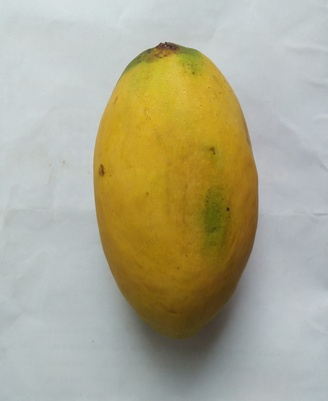
#> input picture Data_Augmentaion_Using_GAN-master/Test/IMG20200717083356.jpg, 328 x 401 px, found by its file name; its folder holds 3 pictures in this run
$ python gpt.py Test/IMG20200717083356.jpg
#> lines starting #> are read from the running program, lines starting #| are printed output that depends on the picture
#> the answer given: 3
import os
import sys
import logging
import traceback
from PIL import Image
import numpy as np
from skimage import img_as_ubyte

# Constants
output_dir = 'output8'

if not os.path.exists(output_dir):
    os.makedirs(output_dir)


def get_images_from_folder(folder: str) -> list:
    '''Get a list of image file paths from a specified folder.'''
    images = []
    for filename in os.listdir(folder):
        if filename.endswith(".png") or filename.endswith(".jpg"):
            images.append(os.path.join(folder, filename))
#> pass 2 of the loop in get_images_from_folder, `for filename in os.listdir(folder):`:
    return images


def generate_similar_images(image_files: list, num_images: int, output_dir: str) -> list:
    '''Generate a specified number of similar images based on the existing images.'''
    if len(image_files) < 2:
        raise ValueError("Not enough images to morph between.")

    similar_images = []
    for i in range(num_images):
        image1 = image_files[i % len(image_files)]
        image2 = image_files[(i + 1) % len(image_files)]
        morphed_images, _ = morph_images(image1, image2, steps=num_images, output_dir=output_dir,
                                         start_index=i * num_images)
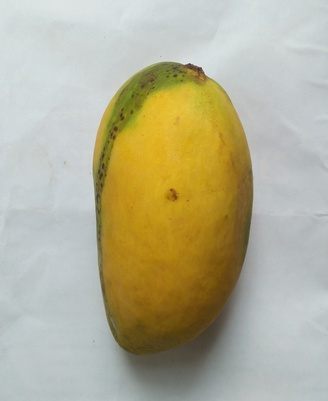
#> input picture Data_Augmentaion_Using_GAN-master/Test/IMG20200717083401.jpg, 328 x 401 px, found by its file name
#> in morph_images, img1 is the input picture: PIL image 328x401 RGB; mean R, G, B 173.4, 169.2, 143.2
#> in morph_images, img2 is the input picture: PIL image 328x401 RGB; mean R, G, B 180.3, 175.7, 148.6
#> the loop in morph_images, `for cnt in range(steps + 1):` made 4 passes
#> pass 2, in morph_images, `morphed_image = (1 - alpha) * img1_array + alpha * img2_array`:
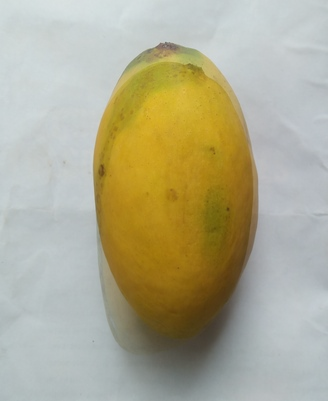
#> morphed_image: shape (401, 328, 3) float32; mean R, G, B 0.689, 0.672, 0.568
#> pass 3, in morph_images, `morphed_image = (1 - alpha) * img1_array + alpha * img2_array`:
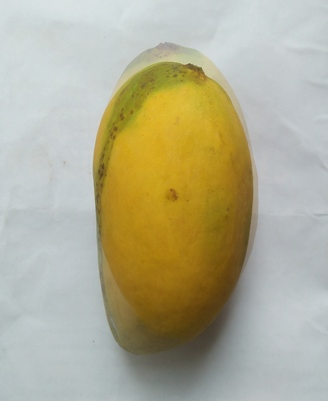
#> morphed_image: shape (401, 328, 3) float32; mean R, G, B 0.698, 0.68, 0.575
#> after the loop in morph_images, `for cnt in range(steps + 1):`: morphed_images = ['output8/morphed_image_0000.png', 'output8/morphed_image_0001.png', 'output8/morphed_image_0002.png', 'output8/morphed_image_0003.png']
        similar_images.extend(morphed_images)
#> pass 2 of the loop in generate_similar_images, `for i in range(num_images):`:
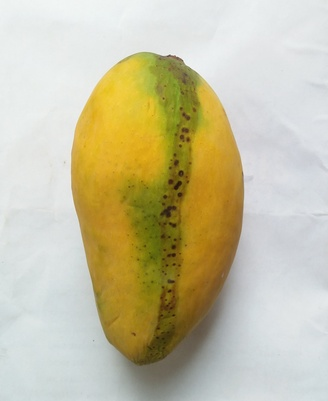
#> input picture Data_Augmentaion_Using_GAN-master/Test/IMG20200717083408.jpg, 328 x 401 px, found by its file name
#> in morph_images, img2 is the input picture: PIL image 328x401 RGB; mean R, G, B 199, 192.4, 161.4
#> the loop in morph_images (call 2), `for cnt in range(steps + 1):` made 4 passes
#> pass 2, in morph_images (call 2), `morphed_image = (1 - alpha) * img1_array + alpha * img2_array`:
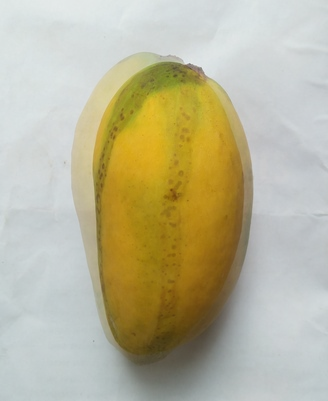
#> morphed_image: shape (401, 328, 3) float32; mean R, G, B 0.732, 0.711, 0.599
#> pass 3, in morph_images (call 2), `morphed_image = (1 - alpha) * img1_array + alpha * img2_array`:
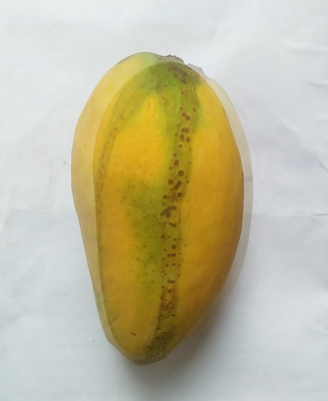
#> morphed_image: shape (401, 328, 3) float32; mean R, G, B 0.756, 0.733, 0.616
#> after the loop in morph_images (call 2), `for cnt in range(steps + 1):`: morphed_images = ['output8/morphed_image_0003.png', 'output8/morphed_image_0004.png', 'output8/morphed_image_0005.png', 'output8/morphed_image_0006.png']

    return similar_images


def morph_images(image1: str, image2: str, steps: int = 10, output_dir: str = ".", start_index: int = 0) -> list:
    '''Morph images in number of steps.'''
    try:
        with Image.open(image1) as img1, Image.open(image2) as img2:
            img1_array = np.array(img1, dtype=np.float32) / 255.0
            img2_array = np.array(img2, dtype=np.float32) / 255.0

        morphed_images = []
        for cnt in range(steps + 1):
            alpha = cnt / steps
            morphed_image = (1 - alpha) * img1_array + alpha * img2_array

            # Save the morphed image to the disk
            val = start_index + cnt
            filename = f"{output_dir}/morphed_image_{val:04d}.png"
            img = Image.fromarray(img_as_ubyte(morphed_image))
            img.save(filename)
            morphed_images.append(filename)

        return morphed_images, val + 1

    except Exception as e:
        logging.error(f"An error occurred while morphing images: {e}\n{traceback.format_exc()}")
        return []


def main():
    folder_path =r'C:\Users\prath\OneDrive\Desktop\5\Test'
    if not os.path.isdir(folder_path):
        print(f"Invalid folder path: {folder_path}")
        return

    num_images = int(input("Enter the number of new images to generate: "))
    if num_images < 1:
        print("Number of images must be at least 1.")
        return

    image_files = get_images_from_folder(folder_path)
    if not image_files:
        print("No images found in the specified folder.")
        return

    similar_images = generate_similar_images(image_files, num_images, output_dir)
#> similar_images = 12 items, first 6: 'output8/morphed_image_0000.png', 'output8/morphed_image_0001.png', 'output8/morphed_image_0002.png', 'output8/morphed_image_0003.png', 'output8/morphed_image_0003.png', 'output8/morphed_image_0004.png'
    print(f"Generated {len(similar_images)} similar images.")
#| Generated 12 similar images.


if __name__ == "__main__":
    # Setup logging file
    name, _ = os.path.splitext(sys.argv[0])
    name += '_.log'
    # Set up logging to file
    logging.basicConfig(
        level=logging.INFO,
        filename=(name), filemode='w',
        format='%(asctime)s %(levelname)s %(message)s',
        datefmt='%d-%H:%M:%S'
    )
    main()
